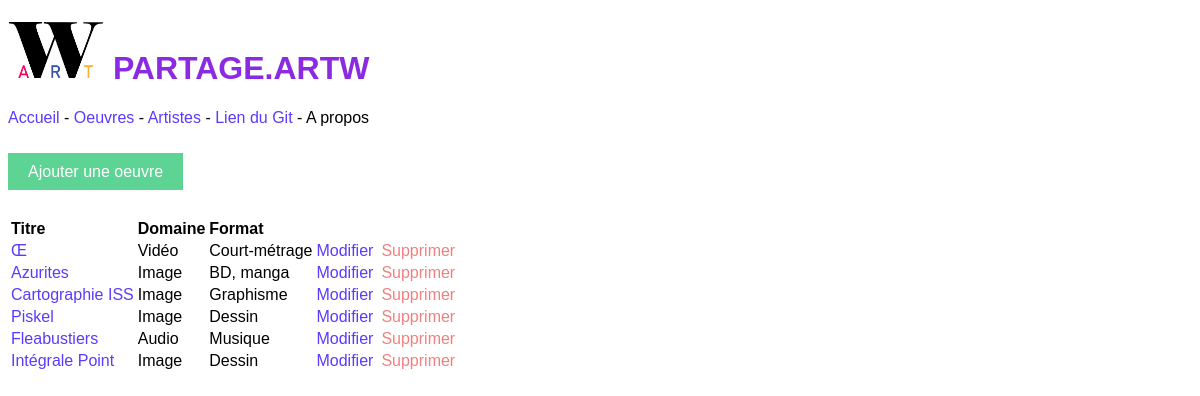
The app's page /artw/index.php/oeuvres with its own data.
### tables this page shows
CREATE TABLE IF NOT EXISTS `oeuvres` (
  `id_oeuvre` int(11) NOT NULL AUTO_INCREMENT,
  `titre` text NOT NULL,
  `description` text NOT NULL,
  `image` text NOT NULL,
  `url` text NOT NULL,
  `id_format` int(11) NOT NULL,
  PRIMARY KEY (`id_oeuvre`)
);

CREATE TABLE IF NOT EXISTS `domaines` (
  `id_domaine` int(11) NOT NULL AUTO_INCREMENT,
  `nom_domaine` text NOT NULL,
  PRIMARY KEY (`id_domaine`)
);

CREATE TABLE IF NOT EXISTS `formats` (
  `id_format` int(11) NOT NULL AUTO_INCREMENT,
  `nom_format` text NOT NULL,
  `id_domaine` int(11) NOT NULL,
  PRIMARY KEY (`id_format`)
);

### artw/index.php (called while the page is built)
<?php
    include "router.php";
?>

### artw/model.php (called while the page is built, shortened)
<?php
    function requeteInTab($req,$MaBase){
        $PDO = $MaBase->query($req);
        $tab = [];
        while ($ligne = $PDO->fetch()){
            array_push($tab,$ligne);
        }
        return $tab;
    }
    function getOeuvres($MaBase){
        $requete = 'SELECT id_oeuvre, titre, description, image, url, domaines.nom_domaine, formats.nom_format FROM oeuvres JOIN formats ON oeuvres.id_format=formats.id_format JOIN domaines ON domaines.id_domaine=formats.id_domaine';
        return requeteInTab($requete, $MaBase);
    }
?>

### artw/views/listeOeuvres.php (the view)
<?php
    include "controller.php";
?>
<a href="../index.php/choixDomaine" class="ajout">Ajouter une oeuvre</a>
<br><br><br>
<?php
    echo '<table>
    <tr>
    <th>Titre</th>
    <th>Domaine</th>
    <th>Format</th>
    </tr>';
    foreach(getOeuvres($MaBase) as $o) {
        echo '<tr>';
        echo '<td>';
        echo '<a href="oeuvre/';
        echo $o['id_oeuvre'];
        echo '">';
        echo $o['titre'];
        echo "</a>";
        echo '</td>';
        echo '<td>';
        echo $o['nom_domaine'];
        echo '</td>';
        echo '<td>';
        echo $o['nom_format'];
        echo '</td>';
        echo '<td>';
        echo '<a href="">Modifier</a>';
        echo '</td>';
        echo '<td>';
        echo '</td>';
        echo '<td>';
        echo '<a href="delete/'.$o['id_oeuvre'].'"'.'class="sup">Supprimer</a>';
        echo '</td>';
        echo '</tr>';
    }
    echo '</table>';
    ?>

### artw/styles.css (style rules this page uses)
body { font-family: Arial, Helvetica, sans-serif; text-align: justify; }
a { color: rgb(88, 59, 255); text-decoration: none; transition-duration: 0.5s; }
.ajout { color:white; background-color: rgb(93, 211, 148); text-decoration: none; padding: 10px 20px; transition-duration: 0.5s; }
.sup { color:lightcoral; }

### records on screen
oeuvres: titre "Œ", domaines.nom_domaine "Vidéo", id_format.nom_format "Court-métrage"
oeuvres: titre "Azurites", domaines.nom_domaine "Image", id_format.nom_format "BD, manga"
oeuvres: titre "Cartographie ISS", domaines.nom_domaine "Image", id_format.nom_format "Graphisme"
oeuvres: titre "Piskel", domaines.nom_domaine "Image", id_format.nom_format "Dessin"
oeuvres: titre "Fleabustiers", domaines.nom_domaine "Audio", id_format.nom_format "Musique"
oeuvres: titre "Intégrale Point", domaines.nom_domaine "Image", id_format.nom_format "Dessin"
